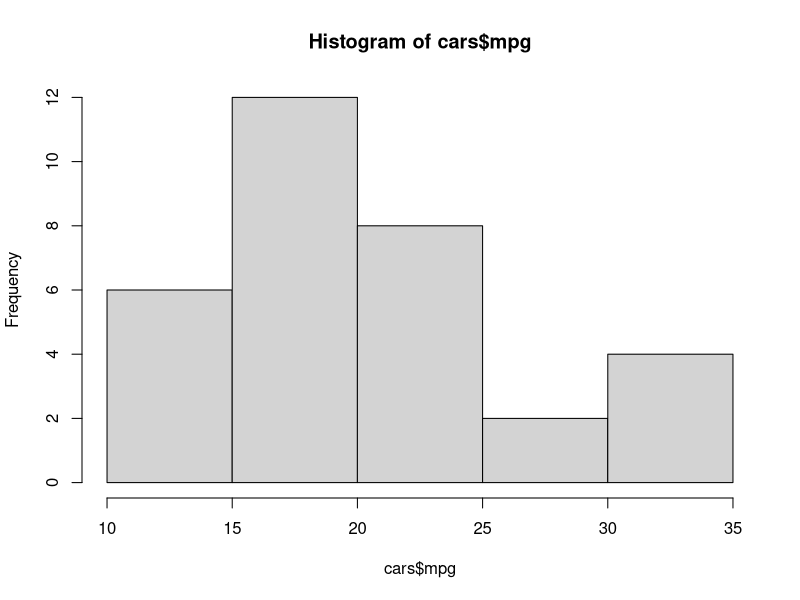
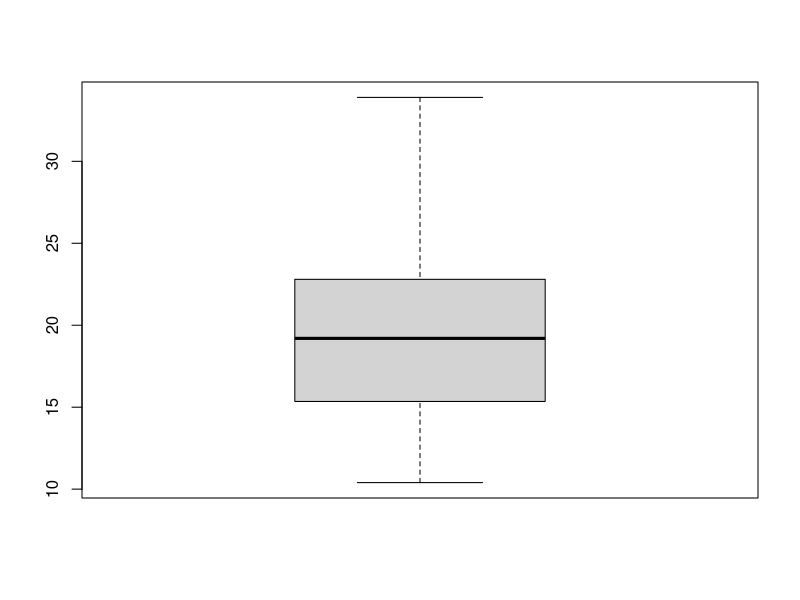
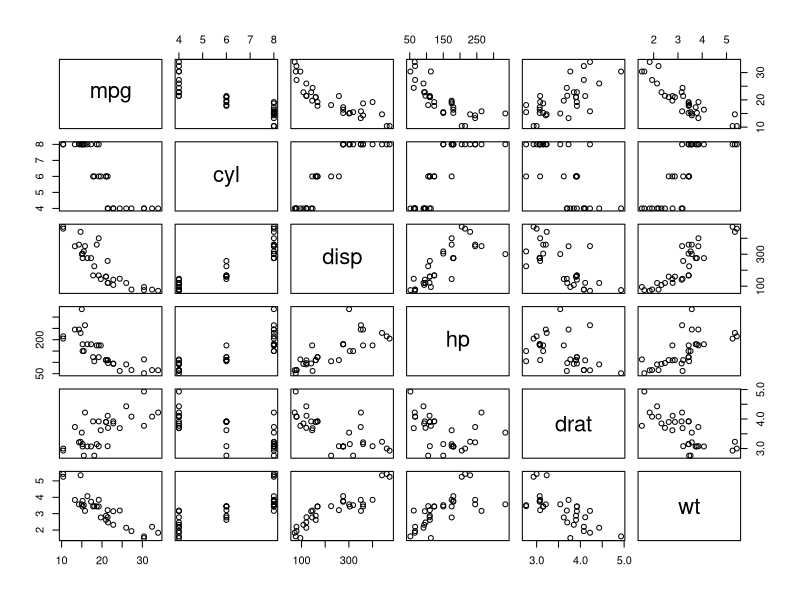
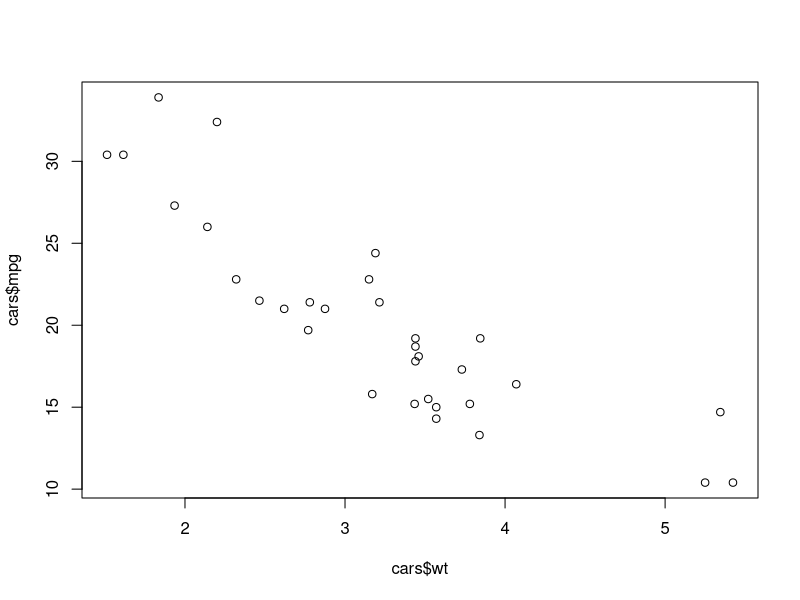
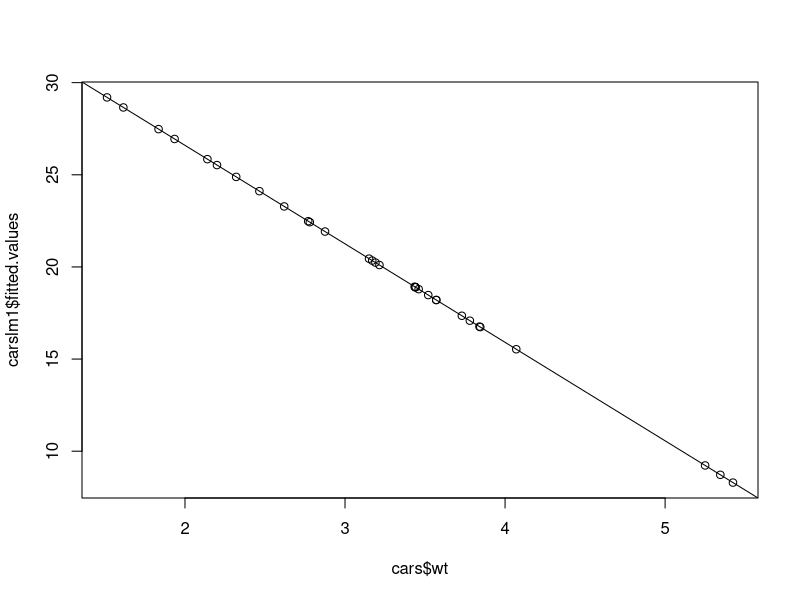
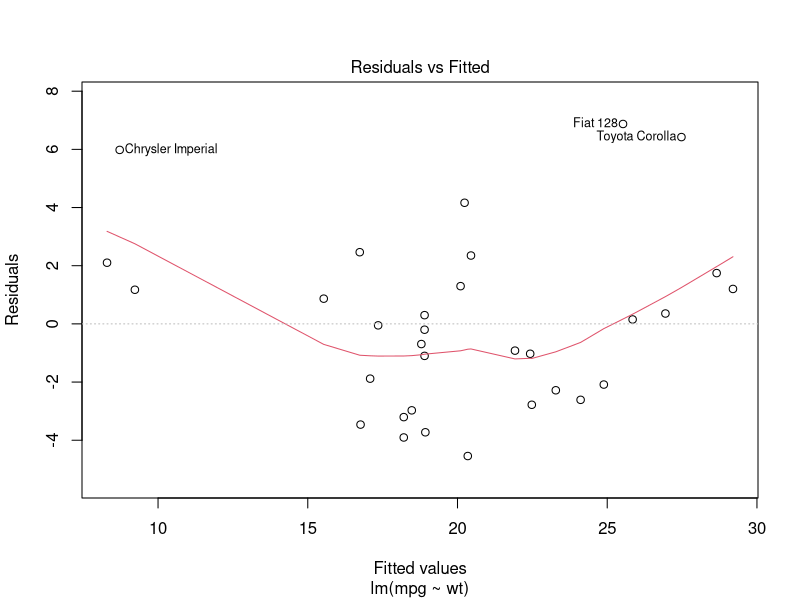
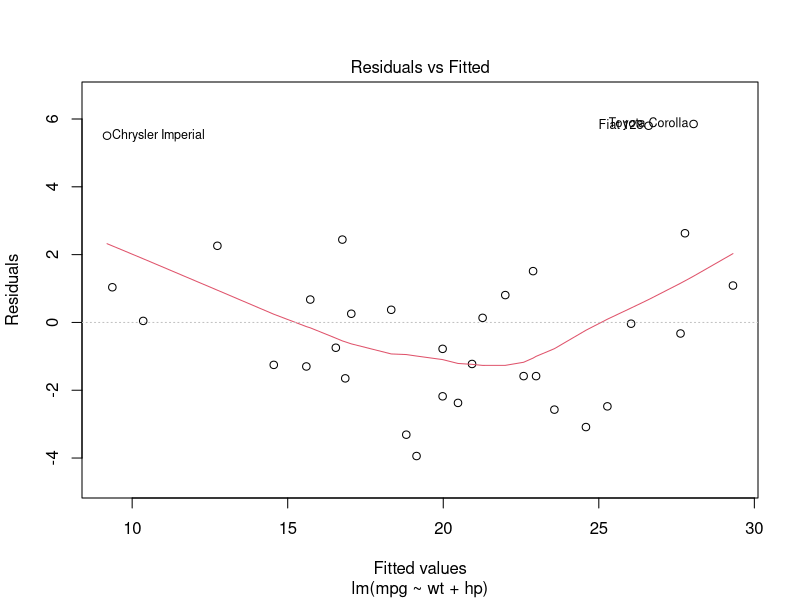
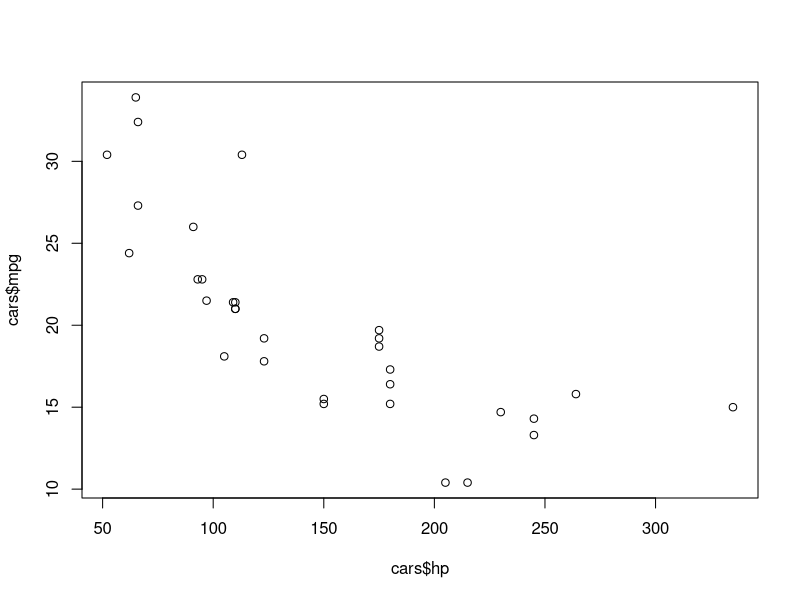

These figures' R source, in order:
# 1 part is EDA.
# 2nd part is Model making
# 3rd is prediction
# *************************************   EDA   **************************************
#loading data from R documentation
data('mtcars')
cars<-mtcars
# Just look first 6 row
head(cars)
# lets see structre of data
str(cars)
# making histogram, box plot and matrix plot
hist(cars$mpg)
boxplot(cars$mpg)
pairs(cars[1:6])

plot(cars$wt,cars$mpg) # scatter plot,bi variate analysis
cor(cars$mpg,cars$wt)  # correlation coeff
#simple linear regression
carslm1<-lm(mpg~wt, data= cars)   # Making model linear regression
carslm1$coefficients              # printing intercept and slop
carslm1$fitted.values             # print predict value Y cap

plot(cars$wt,carslm1$fitted.values) # plot between x= wt and y= predict value y cap
abline(carslm1)                     # best fit line

RSS1<-sum((cars$mpg-carslm1$fitted.values)^2) # finding RSS, Residual sum of square
mean(carslm1$residuals)
#  ***********************Assumption
# residual must follow mean equal to zeros and 
# residual must follow normal distribution. So lets test it. using shapiro test

shapiro.test(carslm1$residuals)    
mean(cars$mpg)
TSS<-sum((cars$mpg-20)^2) # Max error Tss calculated     
R_sq=(TSS-RSS1)/TSS       # Rsquared values
R_sq

summary(carslm1)         # let print individual, group p value, R and R sq value, 
# RSE and F statistic value and explore these for EDA 
summary(carslm1)$r.squared    # individal R sq value

summary(carslm1)$adj.r.squared   # individal R adj value
RSE<-sqrt(RSS1/(nrow(cars)-ncol(cars)-1))   # calculate RSE using FORMULA
RSE
summary(carslm1)$sigma         # print RES directly 

confint(carslm1)# finding confidence interval 
plot(carslm1,1)    # this plot based of resudual value, where is positive and where is negative,this graph look bent because both side in graph of linear model it is postive residula and in middle it is negative residual.


#************************          MULTIPLE LINEAR REGRESSION
#multiple linear regression
carslm2<-lm(mpg~wt+hp,data=cars)  # using weight and hourse power.
summary(carslm2)                  # print complete set of analysis.
RSS2<-sum((cars$mpg-carslm2$fitted.values)^2) # finding RSS
RSS2

plot(carslm2,1) # Plot again residual.

cars$cyl<-as.factor(cars$cyl)  # cyl look like categorical in data set but in number so we convert it into categorical. 
tapply(cars$mpg,cars$cyl,mean) # according to cyl finding mean of mpg

mul_lm<-lm(mpg~cyl,data=cars)  # lets take mileage and cylinder.
mul_lm$coefficients     # print intecet and slop of each variable
contrasts(cars$cyl)   # find dummy variable.
summary(mul_lm) # print all analysis
RSS3<-sum((cars$mpg-mul_lm$fitted.values)^2) # finding RSS
RSS3

mul_lm2<-lm(mpg~wt+hp+cyl,data=cars) # lets take three variable and again do analysis
mul_lm2
RSS4<-sum((cars$mpg-mul_lm2$fitted.values)^2) # finding RSS
RSS4
summary(mul_lm2)

mul_lm3<-lm(mpg~wt+hp+cyl+wt*hp,data=cars) # Again take all three and interaction effect wt*hp 
mul_lm3$coefficients
RSS5<-sum((cars$mpg-mul_lm3$fitted.values)^2) # finding RSS
RSS5
summary(mul_lm3)

mul_lm4<-lm(mpg~wt+hp+wt*hp,data=cars)  # we removed cyl, because it gives high P value, High RSS and HIGh F statistic 
mul_lm4$coefficients
RSS5<-sum((cars$mpg-mul_lm4$fitted.values)^2) # finding RSS
RSS5
summary(mul_lm4)
head(cars)
# *************************************   Polinomial 
plot(cars$hp,cars$mpg)   #lets visualise hp
mul_lm5<-lm(mpg~I(hp^2)+hp,data=cars) #fitting mpg and hp with power of 2.
RSS7<-sum((cars$mpg-mul_lm5$fitted.values)^2)  
RSS7
summary(mul_lm5)

mul_lm6<-lm(mpg~poly(hp,3)+hp+I(hp^2)+I(hp^3),data=cars)  # this time power of 3 of hp
RSS8<-sum((cars$mpg-mul_lm6$fitted.values)^2)
RSS8
summary(mul_lm6)

# ________________________   After finalise we choose hp with power of 2, it give high f statistic, low RSS, High R adj.
# Adding Hp^2 to final model

mul_lm7<-lm(mpg~wt+hp+wt*hp+I(hp^2),data=cars) # final model fit.
mul_lm7$coefficients  # intercetp and slops
RSS9<-sum((cars$mpg-mul_lm7$fitted.values)^2) # finding RSS
RSS9
summary(mul_lm7)


mul_lm8<-lm(mpg~.+wt*hp+I(hp^2),data=cars) # this time chosse every variable, and hp of power of 2.
mul_lm8$coefficients
RSS10<-sum((cars$mpg-mul_lm7$fitted.values)^2) # finding RSS
RSS10
summary(mul_lm8)

anova(carslm1,carslm2,mul_lm4,mul_lm7,mul_lm8)
# R2 adj and RSE choose min

# Prediction
new_car_data<-data.frame(wt=c(2.5,3.5,4.5,5.5),
                          hp=c(100,200,250,350))
new_car_data

pred1<-predict(carslm1,data=new_car_data)
pred2<-predict(carslm2,data=new_car_data)
pred3<-predict(mul_lm4,data=new_car_data)
cbind(pred1,pred2,pred3)
head(cars)
# load Hitters
new_car_data<-(data.frame(wt=c(2.5,3.5,4.5,5.5),
                          hp=c(100,200,250,350)))

actual<-predict(carslm1,data=cars)
actual

RSS_pred1<-sum((cars$mpg-pred1)^2) # finding RSS
RSS_pred1


RSS_pred2<-sum((cars$mpg-pred2)^2) # finding RSS
RSS_pred2

RSS_pred3<-sum((cars$mpg-pred3)^2) # finding RSS
RSS_pred3
